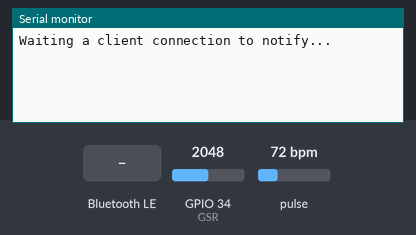
Simulated run of this sketch. Board: ESP32. Shown: the last lines printed to the serial monitor. The inputs (shaded band) are chosen by the test bench; at power-on: GPIO 34 (GSR) = 2048, pulse 72 bpm. Nothing arrives over Bluetooth unless stated; a phone connects over Bluetooth LE 3 s after start.

Above: at 1.2 s.
1.3 s: Bluetooth LE write "1" received
At 1.8 s:
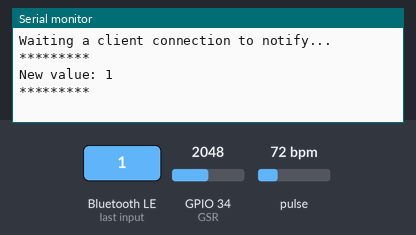
2.8 s: Bluetooth LE write "0" received
At 2.98 s:
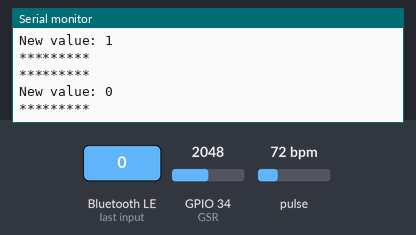

The sketch:

BLE_sensors.ino
```cpp
/*
 * Should poll both biometric sensors and send back BPM, IBI and EDA values every 2 min
 * See BLE_mock for how the BLE should work
*/

#include <BLEDevice.h>
#include <BLEServer.h>
#include <BLEUtils.h>
#include <BLE2902.h>
#define USE_ARDUINO_INTERRUPTS false
#include <PulseSensorPlayground.h>

BLEServer* pServer = NULL;
BLECharacteristic* pCharacteristic_BPM = NULL;
BLECharacteristic* pCharacteristic_IBI = NULL;
BLECharacteristic* pCharacteristic_EDA = NULL;
BLECharacteristic* pCharacteristic_PAUSE = NULL;
bool deviceConnected = false;
bool oldDeviceConnected = false;
bool pausePolling = false;

/*
 * Pulse sensor constants
*/
const int OUTPUT_TYPE = SERIAL_PLOTTER;
const int PULSE_INPUT = 36;
const int PULSE_THRESHOLD = 2000;   // Adjust this number to avoid noise when idle

/*
 * EDA sensor constants
*/
const int GSR=34;
const int EDA_THRESHOLD=0;

uint32_t BPM = 0;
uint32_t IBI = 0;
uint32_t EDA = 0;
/*
   All the PulseSensor Playground functions.
*/
PulseSensorPlayground pulseSensor;

// See the following for generating UUIDs:
// https://www.uuidgenerator.net/

#define SERVICE_UUID        "4fafc201-1fb5-459e-8fcc-c5c9c331914b"
#define CHARACTERISTIC_UUID_BPM "beb5483e-36e1-4688-b7f5-ea07361b26a8"
#define CHARACTERISTIC_UUID_IBI "98260937-1924-4af9-a874-3ad204344e1e"
#define CHARACTERISTIC_UUID_EDA "58260ca5-a468-496a-8f8c-ad30a21ba7cf"
#define CHARACTERISTIC_UUID_PAUSE "885bccf9-007a-4050-aa92-a9da38199deb"


class MyServerCallbacks: public BLEServerCallbacks {
    void onConnect(BLEServer* pServer) {
      deviceConnected = true;
    };

    void onDisconnect(BLEServer* pServer) {
      deviceConnected = false;
    }
};

class MyCallbacks: public BLECharacteristicCallbacks {
  void onWrite(BLECharacteristic *pCharacteristic) {
    std::string value = pCharacteristic->getValue();
    if (value.length() > 0) {
        Serial.println("*********");
        Serial.print("New value: ");
        for (int i = 0; i < value.length(); i++){
          Serial.print(value[i]);
          if (value[i] == 1){
            pausePolling = true;
          } else if (value[i] == 2){
            pausePolling = false;
            }
        }

        Serial.println();
        Serial.println("*********");
      }
  }
};

void setup() {
  Serial.begin(115200);

  // Create the BLE Device
  BLEDevice::init("Grounded_wearable_1");

  // Create the BLE Server
  pServer = BLEDevice::createServer();
  pServer->setCallbacks(new MyServerCallbacks());

  // Create the BLE Service
  BLEService *pService = pServer->createService(SERVICE_UUID);

  // Create BLE Characteristics
  pCharacteristic_BPM = pService->createCharacteristic(
                      CHARACTERISTIC_UUID_BPM,
                      BLECharacteristic::PROPERTY_READ   |
                      BLECharacteristic::PROPERTY_NOTIFY
                    );

  pCharacteristic_IBI = pService->createCharacteristic(
                      CHARACTERISTIC_UUID_IBI,
                      BLECharacteristic::PROPERTY_READ   |
                      BLECharacteristic::PROPERTY_NOTIFY
                    );

  pCharacteristic_EDA = pService->createCharacteristic(
                      CHARACTERISTIC_UUID_EDA,
                      BLECharacteristic::PROPERTY_READ   |
                      BLECharacteristic::PROPERTY_NOTIFY
                    );
  pCharacteristic_PAUSE = pService->createCharacteristic(
                      CHARACTERISTIC_UUID_PAUSE,
                      BLECharacteristic::PROPERTY_READ   |
                      BLECharacteristic::PROPERTY_WRITE
                    );

pCharacteristic_PAUSE->setCallbacks(new MyCallbacks());

  // https://www.bluetooth.com/specifications/gatt/viewer?attributeXmlFile=org.bluetooth.descriptor.gatt.client_characteristic_configuration.xml
  // Create BLE Descriptors
  pCharacteristic_BPM->addDescriptor(new BLE2902());
  pCharacteristic_IBI->addDescriptor(new BLE2902());
  pCharacteristic_EDA->addDescriptor(new BLE2902());
  pCharacteristic_PAUSE->addDescriptor(new BLE2902());

  // Start the service
  pService->start();

  // Start advertising
  BLEAdvertising *pAdvertising = BLEDevice::getAdvertising();
  pAdvertising->addServiceUUID(SERVICE_UUID);
  pAdvertising->setScanResponse(false);
  pAdvertising->setMinPreferred(0x0);  // set value to 0x00 to not advertise this parameter
  BLEDevice::startAdvertising();
  Serial.println("Waiting a client connection to notify...");

  // Configure the PulseSensor manager.
  pulseSensor.analogInput(PULSE_INPUT);

  pulseSensor.setSerial(Serial);
  pulseSensor.setOutputType(OUTPUT_TYPE);
  pulseSensor.setThreshold(PULSE_THRESHOLD);

  // Now that everything is ready, start reading the PulseSensor signal.
  if (!pulseSensor.begin()) {
    Serial.println("Pulse sensor initialization failed");
  }
}

void loop() {
      // notify changed value
    if (deviceConnected) {
      Serial.println(pausePolling);
      if(!pausePolling) {
         BPM = pulseSensor.getBeatsPerMinute();
         IBI = pulseSensor.getInterBeatIntervalMs();
         EDA = analogRead(GSR);

        pCharacteristic_BPM->setValue((uint8_t*)&BPM, 4);
        pCharacteristic_IBI->setValue((uint8_t*)&IBI, 4);
        pCharacteristic_EDA->setValue((uint8_t*)&EDA, 4);
        pCharacteristic_BPM->notify();
        pCharacteristic_IBI->notify();
        pCharacteristic_EDA->notify();

        delay(100); // bluetooth stack will go into congestion, if too many packets are sent, in 6 hours test i was able to go as low as 3ms
      } else {
        Serial.println("waiting to resume");
        delay(2000);
        }
    }
    // disconnecting
    if (!deviceConnected && oldDeviceConnected) {
        delay(500); // give the bluetooth stack the chance to get things ready
        pServer->startAdvertising(); // restart advertising
        pausePolling = false;
        Serial.println("start advertising");
        oldDeviceConnected = deviceConnected;
    }
    // connecting
    if (deviceConnected && !oldDeviceConnected) {
        // do stuff here on connecting
        pausePolling = false;
        oldDeviceConnected = deviceConnected;
    }

}
```

Measured:
- after the input at 1.3 s, the serial monitor: prints a new line after 0.05 s (image 1)
- after the input at 2.8 s, the serial monitor: prints a new line after 0.05 s (image 2)
